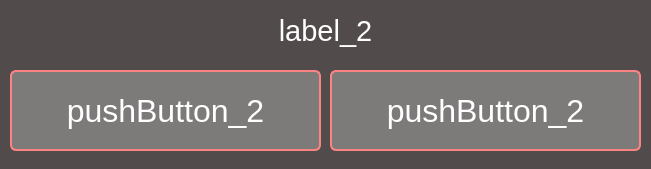
<?xml version="1.0" encoding="UTF-8"?>
<ui version="4.0">
 <class>MainWindow</class>
 <widget class="QMainWindow" name="MainWindow">
  <property name="geometry">
   <rect>
    <x>0</x>
    <y>0</y>
    <width>651</width>
    <height>169</height>
   </rect>
  </property>
  <property name="windowTitle">
   <string>MainWindow</string>
  </property>
  <property name="styleSheet">
   <string notr="true">background-color: #524b4b;</string>
  </property>
  <widget class="QWidget" name="centralwidget">
   <widget class="QLabel" name="label">
    <property name="geometry">
     <rect>
      <x>10</x>
      <y>10</y>
      <width>631</width>
      <height>41</height>
     </rect>
    </property>
    <property name="font">
     <font>
      <pointsize>22</pointsize>
     </font>
    </property>
    <property name="layoutDirection">
     <enum>Qt::LeftToRight</enum>
    </property>
    <property name="styleSheet">
     <string notr="true">color: white;</string>
    </property>
    <property name="text">
     <string>label_2</string>
    </property>
    <property name="alignment">
     <set>Qt::AlignCenter</set>
    </property>
   </widget>
   <widget class="QPushButton" name="pushButton">
    <property name="geometry">
     <rect>
      <x>10</x>
      <y>70</y>
      <width>311</width>
      <height>81</height>
     </rect>
    </property>
    <property name="font">
     <font>
      <pointsize>24</pointsize>
     </font>
    </property>
    <property name="styleSheet">
     <string notr="true">QPushButton{
	border-radius: 6px;
	background-color: #7d7a7a;
	border: 2px solid #fc8383;
	color: white;
}

QPushButton:hover{
	background-color: #fc8383;
}

QPushButton:pressed{
	background-color: #ff4545;
}
</string>
    </property>
    <property name="text">
     <string>pushButton_2</string>
    </property>
   </widget>
   <widget class="QPushButton" name="pushButton_2">
    <property name="geometry">
     <rect>
      <x>330</x>
      <y>70</y>
      <width>311</width>
      <height>81</height>
     </rect>
    </property>
    <property name="font">
     <font>
      <pointsize>24</pointsize>
     </font>
    </property>
    <property name="styleSheet">
     <string notr="true">QPushButton{
	border-radius: 6px;
	background-color: #7d7a7a;
	border: 2px solid #fc8383;
	color: white;
}

QPushButton:hover{
	background-color: #fc8383;
}

QPushButton:pressed{
	background-color: #ff4545;
}
</string>
    </property>
    <property name="text">
     <string>pushButton_2</string>
    </property>
   </widget>
  </widget>
 </widget>
 <resources/>
 <connections/>
</ui>
